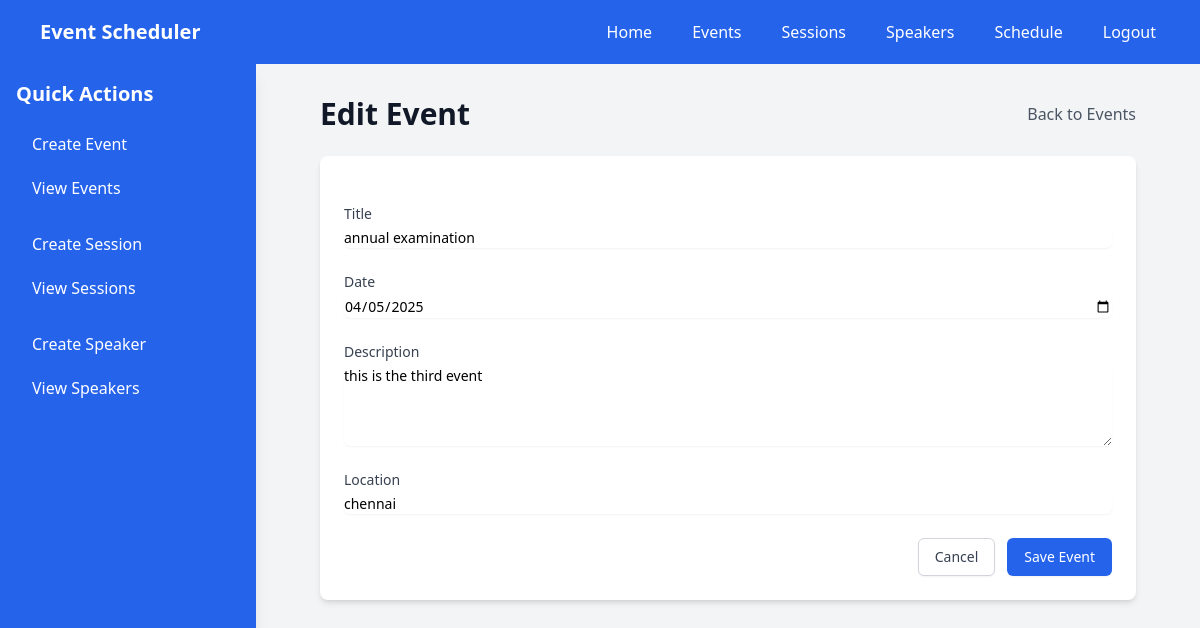
Screenshot of /events/8/edit/ (signed in) with the database file from the repository.
### scheduler/models.py (models this page shows, shortened)
class Event(models.Model):
    title = models.CharField(max_length=200)
    description = models.TextField()
    start_date = models.DateField()
    location = models.CharField(max_length=200, null=True, blank=True)
    created_at = models.DateTimeField(auto_now_add=True)
    updated_at = models.DateTimeField(auto_now=True)

### scheduler/views.py (the view)
# urls.py: path('events/<int:event_id>/edit/', views.edit_event, name='edit_event'),
@login_required
def edit_event(request, event_id):
    event = get_object_or_404(Event, id=event_id)
    if request.method == 'POST':
        form = EventForm(request.POST, instance=event)
        if form.is_valid():
            form.save()
            messages.success(request, 'Event updated successfully!')
            return redirect('home')
    else:
        form = EventForm(instance=event)
    context = {
        'form': form,
        'title': 'Edit Event'
    }
    return render(request, 'scheduler/event_form.html', context)

### scheduler/forms.py (shortened to what this page needs)
class EventForm(forms.ModelForm):
    class Meta:
        model = Event
        fields = ['title', 'description', 'start_date', 'location']
        widgets = {
            'title': forms.TextInput(attrs={
                'class': 'mt-1 block w-full rounded-md border-gray-300 shadow-sm focus:border-blue-500 focus:ring-blue-500 sm:text-sm',
                'placeholder': 'Enter event title'
            }),
            'description': forms.Textarea(attrs={
                'class': 'mt-1 block w-full rounded-md border-gray-300 shadow-sm focus:border-blue-500 focus:ring-blue-500 sm:text-sm',
                'rows': 4,
                'placeholder': 'Enter event description'
            }),
            'start_date': forms.DateInput(attrs={
                'class': 'mt-1 block w-full rounded-md border-gray-300 shadow-sm focus:border-blue-500 focus:ring-blue-500 sm:text-sm',
                'type': 'date'
            }),
            'location': forms.TextInput(attrs={
                'class': 'mt-1 block w-full rounded-md border-gray-300 shadow-sm focus:border-blue-500 focus:ring-blue-500 sm:text-sm',
                'placeholder': 'Enter event location'
            })
        }

### scheduler/auth.py (called while the page is built)
    def get_user(self, user_id):
        UserModel = get_user_model()
        try:
            return UserModel.objects.get(pk=user_id)
        except UserModel.DoesNotExist:
            return None

### scheduler/templates/scheduler/event_form.html (shortened to what this page needs)
{% extends 'scheduler/base.html' %}
{% block content %}
<div class="max-w-7xl mx-auto px-4 sm:px-6 lg:px-8">
    <div class="flex justify-between items-center mb-6">
        <h1 class="text-3xl font-bold text-gray-900">{{ title }}</h1>
        <a href="{% url 'home' %}" class="text-gray-600 hover:text-gray-900">Back to Events</a>
    </div>
    <div class="bg-white shadow-md rounded-lg p-6">
        <form method="post" class="space-y-6">
            <div>
                <label for="{{ form.title.id_for_label }}" class="block text-sm font-medium text-gray-700">Title</label>
                {{ form.title }}
            </div>
            <div>
                <label for="{{ form.start_date.id_for_label }}" class="block text-sm font-medium text-gray-700">Date</label>
                {{ form.start_date }}
            </div>
            <div>
                <label for="{{ form.description.id_for_label }}" class="block text-sm font-medium text-gray-700">Description</label>
                {{ form.description }}
            </div>
            <div>
                <label for="{{ form.location.id_for_label }}" class="block text-sm font-medium text-gray-700">Location</label>
                {{ form.location }}
            </div>
            <div class="flex justify-end space-x-3">
                <a href="{% url 'home' %}" class="px-4 py-2 border border-gray-300 rounded-md shadow-sm text-sm font-medium text-gray-700 bg-white hover:bg-gray-50 focus:outline-none focus:ring-2 focus:ring-offset-2 focus:ring-blue-500">
                    Cancel
                </a>
                <button type="submit" class="px-4 py-2 border border-transparent rounded-md shadow-sm text-sm font-medium text-white bg-blue-600 hover:bg-blue-700 focus:outline-none focus:ring-2 focus:ring-offset-2 focus:ring-blue-500">
                    Save Event
                </button>
            </div>
        </form>
    </div>
</div>
{% endblock %}

### rows the page displays
Event: title "annual examination", start_date "04/05/2025", description "this is the third event", location "chennai"

### other values shown
{{ title }} "Edit Event"
